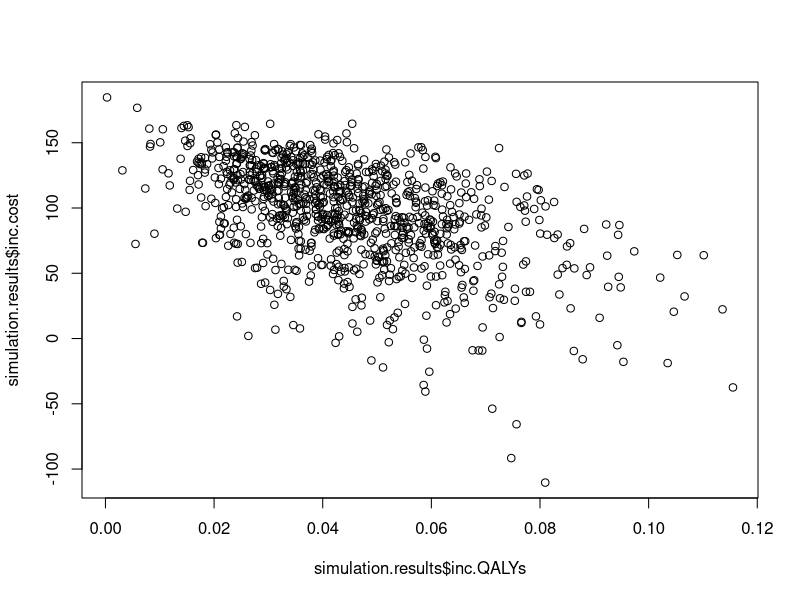

Reproduce this figure in R.
#  DM4HEE 
#  Exercise 4.8 - Making the THR model probabilistic
#  Author: Andrew Briggs
#  Date created: 22 February 2021
#  Date last edit: 12 March 2021


library(data.table)

#  Read in the life table and covariance table

life.table <- read.csv("inputs/life-table.csv")
life.table<-data.table(life.table)
cov.55<-read.csv("inputs/cov55.csv",row.names=1,header=TRUE) ## 1st col and row as labels
# Define fixed parameters outside of the model to avoid repition

cDR<-0.06
oDR<-0.015

#  Seed the starting states of the model
seed<-c(1,0,0,0,0)

#  Set the total number of cycles to run and name the states
cycles<-60

state.names<-c("P-THR","successP-THR","R-THR","successR-THR","Death")
n.states<-length(state.names)


# O.discount.factor<-matrix(data=NA,nrow=1,ncol=cycles)
# for (i in 1:cycles) {
#   O.discount.factor[1,i]<-1/(1+oDR)^i
# }
# O.discount.factor
O.discount.factor <- matrix(1/(1+oDR) ^ c(1:cycles), nrow = 1, ncol = cycles)
O.discount.factor


# C.discount.factor<-matrix(data=NA,nrow=1,ncol=cycles)
# for (i in 1:cycles) {
#   C.discount.factor[1,i]<-1/(1+cDR)^i
# }
# C.discount.factor
C.discount.factor <- matrix(1/(1+cDR) ^ c(1:cycles), nrow = 1, ncol = cycles)
C.discount.factor

 model.THR<-function(age, male) {

#  Defining parameters

#  Demographics

#age<-60
#male<-0

#  Transition probabilities

omrPTHR<-rbeta(1,2,98)
omrRTHR<-rbeta(1,2,98)
rrr<-rbeta(1,4,96)

#  Revision rates

mn.cons<--5.490935
mn.ageC<--0.0367022
mn.maleC<-0.768536
mn.NP1<--1.344474
mn.lngamma<-0.3740968
mn<-c(mn.lngamma, mn.cons,mn.ageC,mn.maleC,mn.NP1)

cholm <- t(chol(t(cov.55))) 
z<-rnorm(5,0,1)
x<-mn+cholm%*%z

lngamma<-x[1,1]
cons<-x[2,1]
ageC<-x[3,1]
maleC<-x[4,1]
NP1<-x[5,1]

sp0.LP<-cons+age*ageC+male*maleC
np1.LP<-cons+age*ageC+male*maleC+NP1

#  Costs

cPrimary<-0
mn.cRevision<-5294
se.cRevision<-1487
a.cRevision<-(mn.cRevision/se.cRevision)^2
b.cRevision<-(se.cRevision^2)/mn.cRevision
cRevision<-rgamma(1,shape=a.cRevision,scale=b.cRevision)
cSuccess<-0
cSP0<-394
cNP1<-579
state.costs<-c(cPrimary, cSuccess, cRevision,cSuccess,0)

#  Utilities

mn.uSuccessP<-0.85
se.uSuccessP<-0.03
ab.uSuccessP<-mn.uSuccessP*(1-mn.uSuccessP)/(se.uSuccessP^2)
a.uSuccessP<-mn.uSuccessP*ab.uSuccessP
b.uSuccessP<-a.uSuccessP*(1-mn.uSuccessP)/mn.uSuccessP
uSuccessP<-rbeta(1,a.uSuccessP,b.uSuccessP)

mn.uSuccessR<-0.75
se.uSuccessR<-0.04
ab.uSuccessR<-mn.uSuccessR*(1-mn.uSuccessR)/(se.uSuccessR^2)
a.uSuccessR<-mn.uSuccessR*ab.uSuccessR
b.uSuccessR<-a.uSuccessR*(1-mn.uSuccessR)/mn.uSuccessR
uSuccessR<-rbeta(1,a.uSuccessR,b.uSuccessR)

mn.uRevision<-0.30
se.uRevision<-0.03
ab.uRevision<-mn.uRevision*(1-mn.uRevision)/(se.uRevision^2)
a.uRevision<-mn.uRevision*ab.uRevision
b.uRevision<-a.uRevision*(1-mn.uRevision)/mn.uRevision
uRevision<-rbeta(1,a.uRevision,b.uRevision)

state.utilities<-c(0,uSuccessP,uRevision,uSuccessR,0)



#  Create revision and death risk as function of age

mr<-3-male
cycle<-1:cycles
current.age<-age+cycle
#current.age
death.risk<-data.table(current.age)
setkey(life.table,"Index")
setkey(death.risk,"current.age")
death.risk<-life.table[death.risk, roll=TRUE]
death.risk.vector <- as.vector(as.matrix(death.risk[,..mr]))

revision.risk.sp0<-1-exp(exp(sp0.LP)*((cycle-1)^exp(lngamma)-cycle^exp(lngamma)))
revision.risk.np1<-1-exp(exp(np1.LP)*((cycle-1)^exp(lngamma)-cycle^exp(lngamma)))
tdtps<-data.table(death.risk,revision.risk.sp0,revision.risk.np1)
#tdtps



#  Now create a transition matrix for the standard prosthesis arm
#  We start with a three dimensional array in order to capture the time dependencies
#  The 'pull' command gives the value of that element without the indexing (without pull the indexing gets messed up in the array)

SP0.tm<-array(data=0,dim=c(5,5,60))
#  provideDimnames(SP.tm,sep="-",base=list(state.names,state.names,"time"))


for (i in 1:60) {
  SP0.tm[1,2,i]<-1-omrPTHR
  SP0.tm[1,5,i]<-omrPTHR
  SP0.tm[2,2,i]<-1-revision.risk.sp0[i]-death.risk.vector[i]
  SP0.tm[2,3,i]<-revision.risk.sp0[i]
  SP0.tm[2,5,i]<-death.risk.vector[i]
  SP0.tm[3,4,i]<-1-omrRTHR-death.risk.vector[i]
  SP0.tm[3,5,i]<-omrRTHR+death.risk.vector[i]
  SP0.tm[4,3,i]<-rrr
  SP0.tm[4,4,i]<-1-rrr-death.risk.vector[i]
  SP0.tm[4,5,i]<-death.risk.vector[i]
  SP0.tm[5,5,i]<-1
  
}



#  Now create a transition matrix for the new prosthesis arm
#  We start with a three dimensional array in order to capture the time dependencies
#  The 'pull' command gives the value of that element without the indexing (without pull the indexing gets messed up in the array)

NP1.tm<-array(data=0,dim=c(5,5,60))
#  provideDimnames(SP.tm,sep="-",base=list(state.names,state.names,"time"))


for (i in 1:60) {
  NP1.tm[1,2,i]<-1-omrPTHR
  NP1.tm[1,5,i]<-omrPTHR
  NP1.tm[2,2,i]<-1-revision.risk.np1[i]-death.risk.vector[i]
  NP1.tm[2,3,i]<-revision.risk.np1[i]
  NP1.tm[2,5,i]<-death.risk.vector[i]
  NP1.tm[3,4,i]<-1-omrRTHR-death.risk.vector[i]
  NP1.tm[3,5,i]<-omrRTHR+death.risk.vector[i]
  NP1.tm[4,3,i]<-rrr
  NP1.tm[4,4,i]<-1-rrr-death.risk.vector[i]
  NP1.tm[4,5,i]<-death.risk.vector[i]
  NP1.tm[5,5,i]<-1
}


#  Create a trace for the standard prosthesis arm

trace.SP0<-matrix(data=NA,nrow=cycles,ncol=n.states)
colnames(trace.SP0)<-state.names
trace.SP0[1,]<-seed%*%SP0.tm[,,1]

for (i in 2:cycles) {
  trace.SP0[i,]<-trace.SP0[i-1,]%*%SP0.tm[,,i]
}
#trace.SP0

#  Create a trace for the new prosthesis arm

trace.NP1<-matrix(data=NA,nrow=cycles,ncol=n.states)
colnames(trace.NP1)<-state.names
trace.NP1[1,]<-seed%*%NP1.tm[,,1]

for (i in 2:cycles) {
  trace.NP1[i,]<-trace.NP1[i-1,]%*%NP1.tm[,,i]
}
#trace.NP1

#  Calculate QALYs & discounted QALYs in each treatment arm

QALYs.SP0<-trace.SP0%*%state.utilities
#QALYs.SP0
QALYs.NP1<-trace.NP1%*%state.utilities
#QALYs.NP1
undisc.QALYs.SP0<-colSums(QALYs.SP0)
#undisc.QALYs.SP0
undisc.QALYs.NP1<-colSums(QALYs.NP1)
#undisc.QALYs.NP1


disc.QALYs.SP0<-O.discount.factor%*%QALYs.SP0
disc.QALYs.NP1<-O.discount.factor%*%QALYs.NP1
#disc.QALYs.SP0
#disc.QALYs.NP1

#  Calculate costs and discounted costs in each treatment arm

cost.SP0<-trace.SP0%*%state.costs
#cost.SP0

undisc.cost.SP0<-colSums(cost.SP0)+cSP0
#undisc.cost.SP0

cost.NP1<-trace.NP1%*%state.costs
#cost.NP1
undisc.cost.NP1<-colSums(cost.NP1)+cNP1
#undisc.cost.NP1


disc.cost.SP0<-C.discount.factor%*%cost.SP0+cSP0
disc.cost.NP1<-C.discount.factor%*%cost.NP1+cNP1
#disc.cost.SP0
#disc.cost.NP1

#  Cost-effectiveness results

inc.cost<-disc.cost.NP1-disc.cost.SP0
inc.QALYs<-disc.QALYs.NP1-disc.QALYs.SP0
#icer<-inc.cost/inc.QALYs
#inc.cost
#inc.QALYs
#icer

increments<-c(inc.QALYs,inc.cost)
return(increments)

}


# Use a loop to run simulations

# Set the number of simulations to run
sim.runs <- 1000

simulation.results <- data.frame(matrix(0, sim.runs, 2))
colnames(simulation.results)<-c("inc.QALYs","inc.costs")
pb = txtProgressBar(min = 0, max = sim.runs, initial = 0, style = 3)

for(i in 1:sim.runs) {
  setTxtProgressBar(pb,i)
  simulation.results[i,] <- model.THR(60,0)
}

plot(simulation.results$inc.QALYs,simulation.results$inc.cost)

# Mean results
colMeans(simulation.results)

